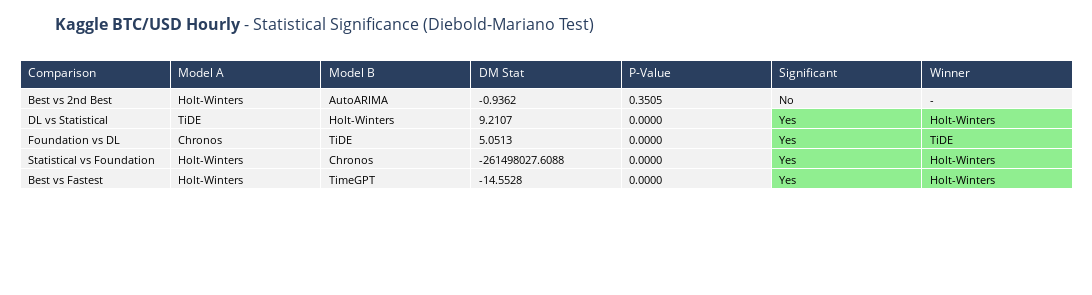

The cell this chart's notebook holds for it:
### Code cell
# 8b. Statistical Significance Testing (Diebold-Mariano Test)

# Run statistical comparison (using h=test_periods for hourly data with sufficient samples)
dm_results_df = run_statistical_comparison(
    tracker, 
    final_predictions, 
    test, 
    h=DATASET_CONFIG["test_periods"]
)

# Visualize Results as Table
fig_dm = plot_dm_results(dm_results_df, DATASET_CONFIG["name"])
if fig_dm:
    fig_dm.show()

### Figure 1 — Plotly figure (JSON) as saved in the notebook; plotly's stock layout.template omitted (floating-point values rounded to 4 significant figures)
{"data": [{"cells": {"align": "left", "fill": {"color": [["#f2f2f2", "#f2f2f2", "#f2f2f2", "#f2f2f2", "#f2f2f2"], ["#f2f2f2", "#f2f2f2", "#f2f2f2", "#f2f2f2", "#f2f2f2"], ["#f2f2f2", "#f2f2f2", "#f2f2f2", "#f2f2f2", "#f2f2f2"], ["#f2f2f2", "#f2f2f2", "#f2f2f2", "#f2f2f2", "#f2f2f2"], ["#f2f2f2", "#f2f2f2", "#f2f2f2", "#f2f2f2", "#f2f2f2"], ["#f2f2f2", "lightgreen", "lightgreen", "lightgreen", "lightgreen"], ["#f2f2f2", "lightgreen", "lightgreen", "lightgreen", "lightgreen"]]}, "font": {"color": "black", "size": 11}, "format": [null, null, null, ".4f", ".4f", null, null], "values": [["Best vs 2nd Best", "DL vs Statistical", "Foundation vs DL", "Statistical vs Foundation", "Best vs Fastest"], ["Holt-Winters", "TiDE", "Chronos", "Holt-Winters", "Holt-Winters"], ["AutoARIMA", "Holt-Winters", "TiDE", "Chronos", "TimeGPT"], [-0.9362, 9.211, 5.051, -261500000.0, -14.55], [0.3505, 0, 1.141e-06, 0, 0], ["No", "Yes", "Yes", "Yes", "Yes"], ["-", "Holt-Winters", "TiDE", "Holt-Winters", "Holt-Winters"]]}, "header": {"align": "left", "fill": {"color": "#2a3f5f"}, "font": {"color": "white", "size": 12}, "values": ["Comparison", "Model A", "Model B", "DM Stat", "P-Value", "Significant", "Winner"]}, "type": "table"}], "layout": {"height": 295, "margin": {"b": 20, "l": 20, "r": 20, "t": 60}, "title": {"font": {"size": 16}, "text": "<b>Kaggle BTC/USD Hourly</b> - Statistical Significance (Diebold-Mariano Test)"}, "width": 1700}}
